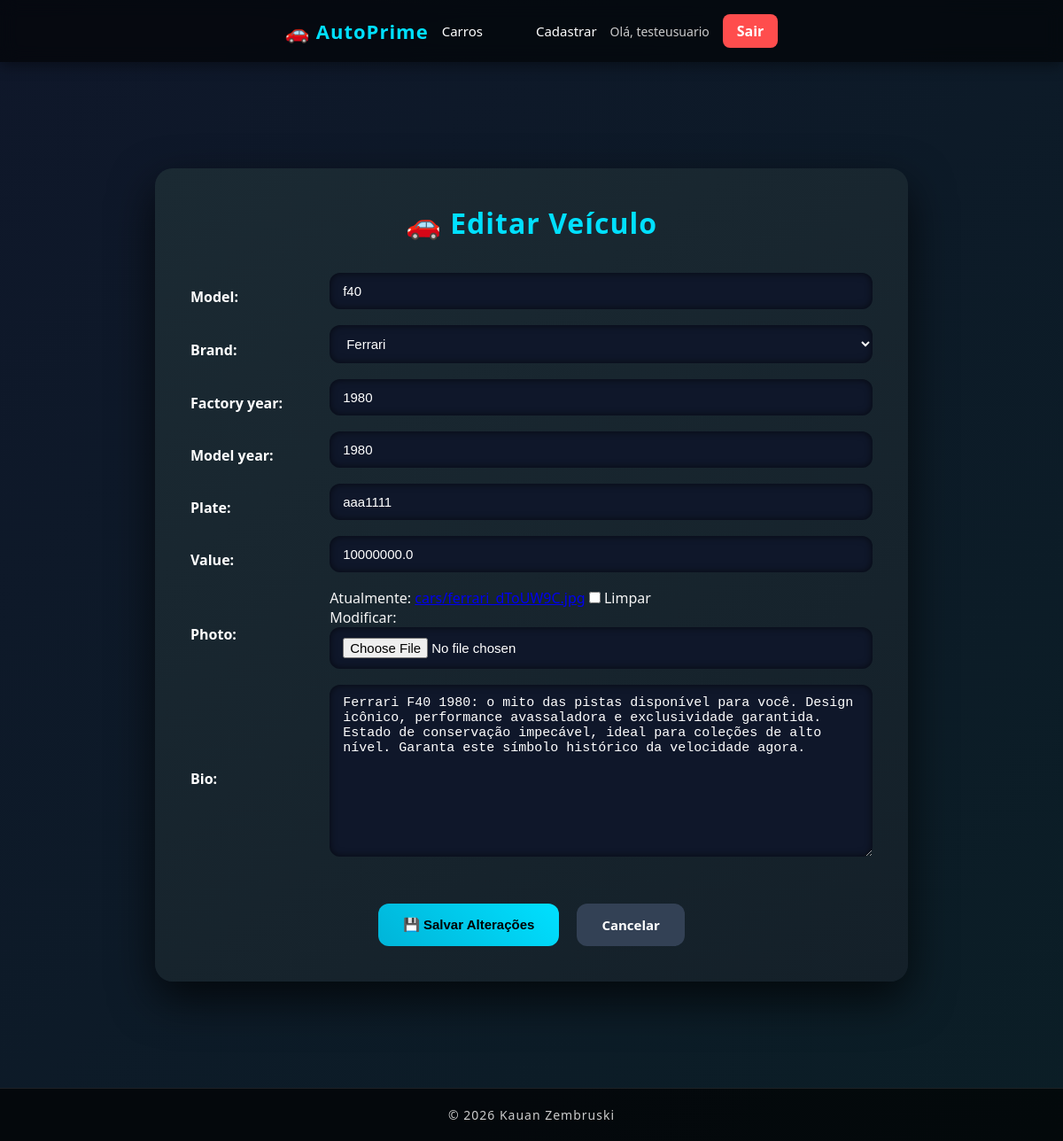
/car/13/update/ (signed in), run on the app's committed database.
### cars/models.py (models this page shows, shortened)
class Car(models.Model):
    id = models.AutoField(primary_key=True)
    model = models.CharField(max_length=200)
    brand = models.ForeignKey(Brand, on_delete=models.PROTECT, related_name='car_brand')
    factory_year = models.IntegerField(blank=True, null=True)
    model_year = models.IntegerField(blank=True, null=True)
    plate = models.CharField(max_length=10,  blank=True, null=True)
    value = models.FloatField(blank=True, null=True)
    photo =  models.ImageField(upload_to='cars/', blank=True, null=True)
    bio = models.TextField(max_length=500, blank=True, null=True)

### cars/views.py (the view, shortened to what this page needs)
# urls.py: path('car/<int:pk>/update/', CarUpdateView.as_view(), name='car_update'),
@method_decorator(login_required(login_url='login'), name='dispatch')
class CarUpdateView(UpdateView):
    model = Car
    form_class = CarModelForm
    template_name= 'car_update.html'
    success_url = 'cardetail'

### cars/forms.py (shortened to what this page needs)
class CarModelForm(forms.ModelForm):
    class Meta:
        model = Car
        fields = '__all__'

### cars/models.py (called while the page is built)
    def __str__(self):
        return self.name

### cars/templates/car_update.html (shortened to what this page needs)
{% extends "base.html" %}
{% block content %}
<div class="form-container">
  <form method="post" enctype="multipart/form-data">
    <h1>🚗 Editar Veículo</h1>
    <table>
      {{ form.as_table }}
    </table>
    <div class="buttons-container">
      <input type="submit" value="💾 Salvar Alterações" class="btn btn-primary">
      <a href="{% url 'cars_list' %}" class="btn btn-secondary">Cancelar</a>
    </div>
  </form>
</div>
{% endblock %}

### app/templates/base.html (shortened to what this page needs)
<!DOCTYPE html>
<html lang="en">
<head>
</head>
<body>
  <header>
    <nav>
      <div class="nav-container">
        <div class="logo">
          <a href="{% url 'cars_list' %}">🚗 AutoPrime</a>
        </div>
        <ul class="nav-links">
          <li><a href="{% url 'cars_list' %}">Carros</a></li>
          {% if user.is_authenticated %}
          <li><a href="{% url 'new_car' %}">Cadastrar</a></li>
          {% endif %}
        </ul>
        <div class="nav-user">
          {% if user.is_authenticated %}
          <span class="welcome">Olá, {{ user.username }}</span>
          <a class="btn-nav logout" href="{% url 'logout' %}">Sair</a>
          {% else %}
          <a class="btn-nav" href="{% url 'login' %}">Login</a>
          <a class="btn-nav register" href="{% url 'register' %}">Cadastre-se</a>
          {% endif %}
        </div>
      </div>
    </nav>
  </header>
  <main>
    {% block content %}
    {% endblock %}
  </main>
  <footer>
    <p>&copy; 2026 Kauan Zembruski</p>
  </footer>
</body>
</html>

### app/templates/base.html (style rules this page uses)
* { margin: 0; padding: 0; box-sizing: border-box; }
body { font-family: 'Segoe UI', Tahoma, Geneva, Verdana, sans-serif; background: linear-gradient(135deg, #0f2027, #203a43, #2c5364); color: #f5f5f5; min-height: 100vh; display: flex; flex-direction: column; }
header { background: rgba(0, 0, 0, 0.6); backdrop-filter: blur(10px); box-shadow: 0 4px 15px rgba(0, 0, 0, 0.4); }
nav { max-width: 1200px; margin: 0 auto; height: 70px; display: flex; justify-content: space-between; align-items: center; padding: 0 30px; }
nav ul { list-style: none; display: flex; align-items: center; gap: 15px; }
nav ul li { font-size: 15px; }
nav ul li a { text-decoration: none; color: #ffffff; padding: 10px 18px; border-radius: 8px; transition: 0.3s ease; font-weight: 500; }
main { flex: 1; max-width: 1200px; margin: 40px auto; padding: 20px; width: 100%; }
footer { background: rgba(0, 0, 0, 0.7); text-align: center; padding: 20px; font-size: 14px; letter-spacing: 1px; color: #ccc; border-top: 1px solid rgba(255, 255, 255, 0.1); }
.btn { display: inline-block; padding: 10px 18px; background: #00b4d8; color: #000; border-radius: 8px; text-decoration: none; font-weight: bold; transition: 0.3s ease; }
.nav-container { max-width: 1200px; margin: 0 auto; height: 70px; display: flex; justify-content: space-between; align-items: center; padding: 0 30px; }
.logo a { font-size: 22px; font-weight: bold; text-decoration: none; color: #00e0ff; letter-spacing: 1px; }
.nav-links { list-style: none; display: flex; gap: 30px; }
.nav-links li a { text-decoration: none; color: #fff; font-weight: 500; padding: 8px 15px; border-radius: 8px; transition: 0.3s ease; }
.nav-user { display: flex; align-items: center; gap: 15px; }
.welcome { font-size: 14px; color: #ccc; }
.btn-nav { padding: 8px 16px; border-radius: 8px; background: #00b4d8; color: #000; text-decoration: none; font-weight: bold; transition: 0.3s ease; }
.logout { background: #ff4d4d; color: #fff; }

### cars/templates/car_update.html (style rules this page uses)
body { background: linear-gradient(135deg, #0f172a, #0b1e26); font-family: 'Segoe UI', Tahoma, Geneva, Verdana, sans-serif; }
.form-container { max-width: 850px; margin: 60px auto; padding: 40px; background: linear-gradient(145deg, #1b2a33, #142029); border-radius: 20px; box-shadow: 0 20px 50px rgba(0,0,0,0.7); animation: fadeIn 0.6s ease-in-out; }
.form-container h1 { text-align: center; color: #00e0ff; margin-bottom: 35px; font-size: 2rem; letter-spacing: 1px; }
table { width: 100%; border-collapse: collapse; }
th { text-align: left; padding-bottom: 5px; font-weight: 600; color: #ffffff; }
td { padding-bottom: 18px; }
input[type="text"], input[type="number"], input[type="file"], select, textarea { width: 100%; padding: 12px 15px; border-radius: 12px; border: none; background: #0f172a; color: #fff; font-size: 15px; box-shadow: inset 0 0 8px rgba(0,0,0,0.6); transition: 0.3s ease; }
.buttons-container { display: flex; justify-content: center; gap: 20px; margin-top: 30px; }
.btn { padding: 14px 28px; font-size: 15px; border-radius: 12px; font-weight: bold; border: none; cursor: pointer; transition: 0.3s ease; text-decoration: none; display: inline-block; }
.btn-primary { background: linear-gradient(45deg, #00b4d8, #00e0ff); color: #000; }
.btn-secondary { background: #334155; color: #fff; }

### data on the page
Car: model "f40", brand "Ferrari", factory_year "1980", model_year "1980", plate "aaa1111", value "10000000.0", bio "Ferrari F40 1980: o mito das pistas disponível para você. Design icônico, performance avassaladora e exclusividade garantida. Estado de conservação impecável, ideal para coleções de alto nível. Garanta este símbolo histórico da velocidade agora."

### other printed values
{{ user.username }} "testeusuario"
